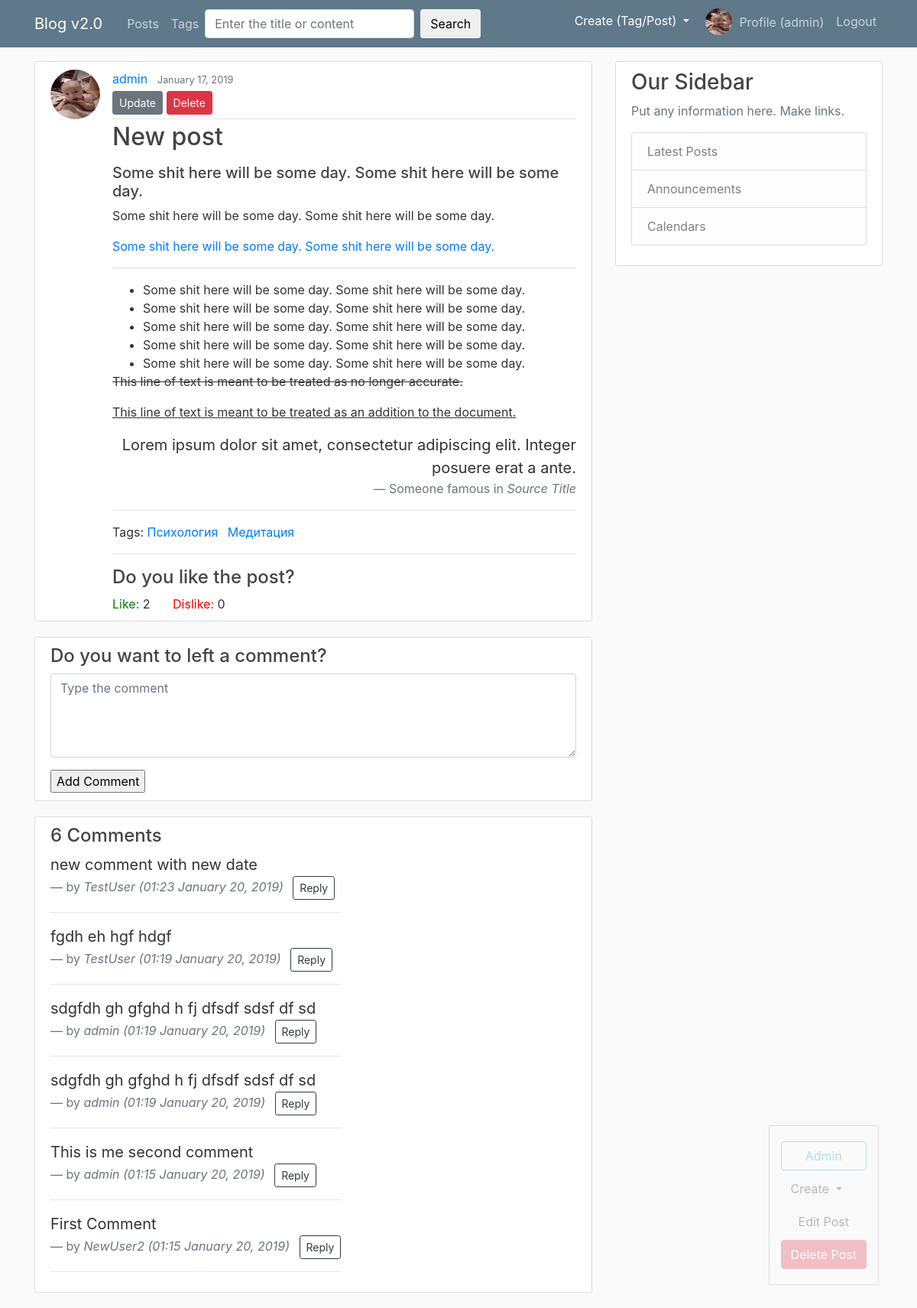
/post/new-post/ (signed in), run on an earlier commit of the app's database.
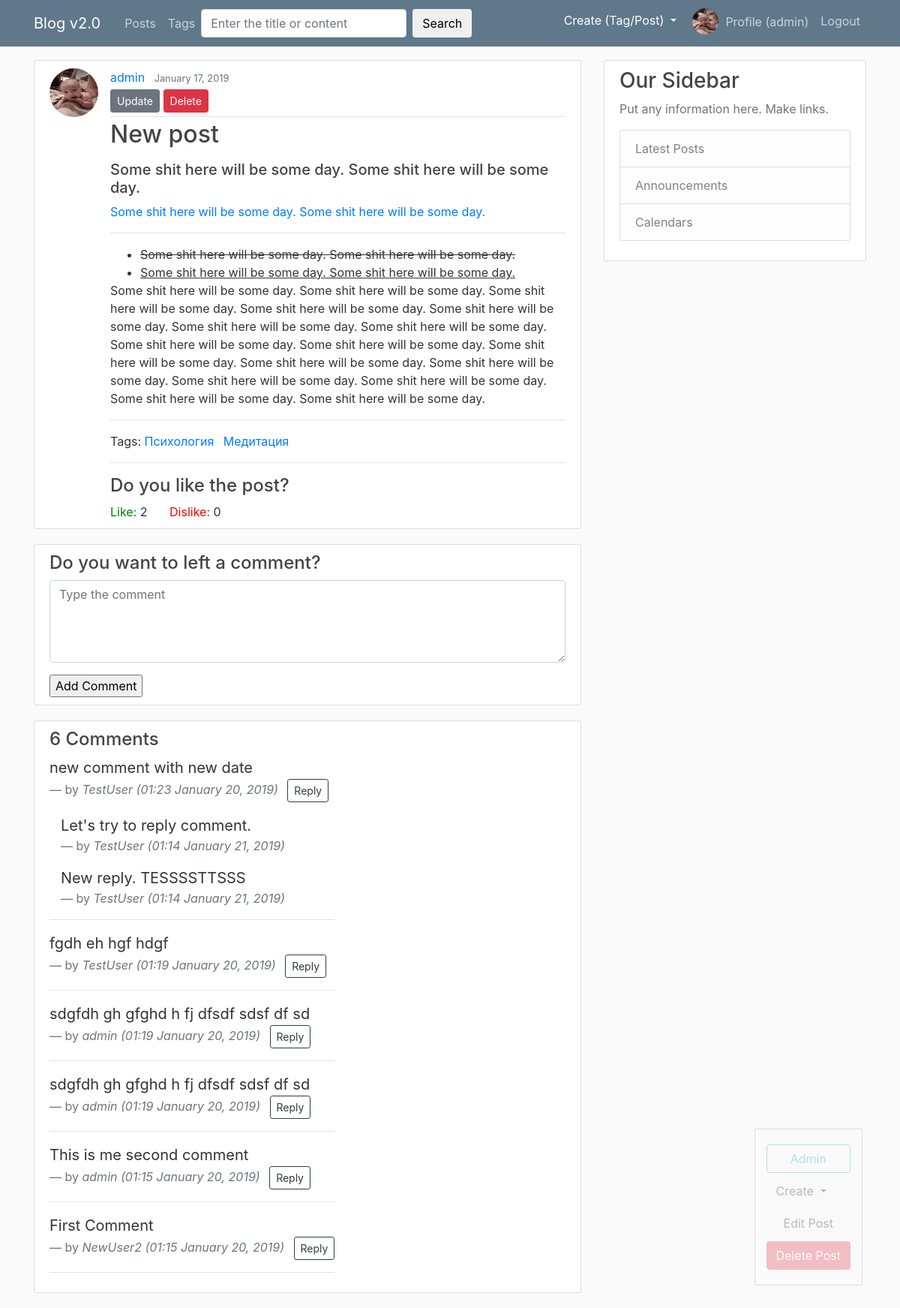
And on a later commit of the database.
### blog/models.py (models this page shows, shortened)
class Post(models.Model):
	title = models.CharField(max_length = 150, unique = True)
	slug = models.SlugField(max_length = 150, unique = True, blank = True)
	content = models.TextField()
	date_posted = models.DateTimeField(default = timezone.now)
	author = models.ForeignKey(User, on_delete = models.CASCADE)
	tags = models.ManyToManyField('Tag', blank = True, related_name = 'posts')
	likes = models.PositiveIntegerField(default = 0)
	dislikes = models.PositiveIntegerField(default = 0)
	user_reaction = models.ManyToManyField(settings.AUTH_USER_MODEL, blank = True, related_name = 'user_reaction')
	class Meta:
		ordering = ('-date_posted',)

class Tag(models.Model):
	title = models.CharField(max_length=50, unique = True)
	slug = models.CharField(max_length=50, unique = True, blank = True)

class Comments(models.Model):
	post = models.ForeignKey(Post, on_delete = models.CASCADE)
	user = models.ForeignKey(User, on_delete = models.CASCADE)
	content = models.TextField(max_length=200)
	timestamp = models.DateTimeField(default = datetime.datetime.now())
	reply = models.ForeignKey('Comments', null = True, related_name = 'replies', on_delete = models.CASCADE)

### users/models.py (models this page shows, shortened)
class Profile(models.Model):
	user = models.OneToOneField(User, on_delete = models.CASCADE)
	image = models.ImageField(default = 'default.jpg', upload_to = save_image_path)

### blog/views.py (the view, shortened to what this page needs)
# urls.py: path('post/<str:slug>/', PostDetailView.as_view(), name = 'post-detail'),
class PostDetailView(FormMixin, DetailView):
	model = Post
	template_name = 'blog/post_detail.html'
	form_class  = CommentForm
	def get_context_data(self, *args, **kwargs):
		context = super(PostDetailView, self).get_context_data(*args, **kwargs)
		context['article'] = self.get_object()
		context['comments'] = Comments.objects.filter(post = self.get_object(), reply = None).order_by('-id')
		context['detail_post'] = True
		context['form'] = self.get_form()
		return context

### blog/forms.py
class CommentForm(forms.ModelForm):
	content = forms.CharField(label = '', widget = forms.Textarea(attrs = {'class':'form-control',
													'rows': 4, 'cols':100, 'placeholder': 'Type the comment'}))
	class Meta:
		model = Comments
		fields = ['content']

### blog/templates/blog/post_detail.html (shortened to what this page needs)
{% extends 'blog/base.html' %}
{% load crispy_forms_tags %}
{% block content %}
	<article class="media content-section">
	  <img src="{{ article.author.profile.image.url }}" class = 'rounded-circle article-img'>
	  <div class="media-body">
	    <div class="article-metadata">
	      <a class="mr-2" href="{% url 'user-posts' article.author.username %}">{{ article.author }}</a>
	      <small class="text-muted">{{ article.date_posted|date:'F d, Y' }}</small>
	      {% if article.author == user %}
	      	<div>
		      	<a href="{% url 'post-update' article.slug %}" class = 'btn btn-secondary btn-sm mt-1 mb-1'>Update</a>
		      	<a href="{% url 'post-delete' article.slug %}" class = 'btn btn-danger btn-sm mt-1 mb-1'>Delete</a>
		     </div>
	      {% endif %}
	    </div>
	    <h2 class="article-title">{{ article.title }}</h2>
	    <p class="article-content">{{ article.content|safe }}</p>
	  <hr>
	  <div>Tags:
	  	  {% for tag in post.tags.all %}
	      <a class="mr-2" href="{% url 'tag-detail' tag.slug %}">{{ tag.title }}</a>
	      {% endfor %}
	  </div>
	  {% block like-dislike %}
	  	<hr>
	  	{% if user.is_authenticated %}
		  	<h4>Do you like the post?</h4>
			<a href="#" id = 'like'><span class = 'glyphicon glyphicon-thumbs-up' style="color:green;">Like: </span></a><span id = 'liked'>{{ article.likes }}</span>
			<a href="#" id = 'dislike' style = 'padding-left: 25px;'><span class = 'glyphicon glyphicon-thumbs-down' style="color:red;">Dislike: </span></a><span id = 'disliked'>{{ article.dislikes }}</span>
		{% else %}
			<h4>Login In, if you Like/Dislike the Post</h4>
		{% endif %}
	  {% endblock %}
	  </div>
	</article>
	{% block comments %}
	<article class="media content-section">
		<div class = 'main-comment-section'>
		<h4>Do you want to left a comment?</h4>
		{% if user.is_active %}
		<div>
			<form action = '' method = 'POST'>
					{{ form|crispy }}
				<input type = 'submit' value = 'Add Comment' id = 'add_comment' data-toggle="modal" data-target=".bs-example-modal-sm">
			</form>
		</div>
		{% else %}
		<p>Must Log In to add comment</p>
		{% endif %}
		</div>
	</article>
	<article class="media content-section">
		<div class = 'main-comment-section'>
			<h4>{{ comments.count }} Comment{{ comments|pluralize }} </h4>
			{% for comment in comments %}
			<blockquote class="blockquote">
  				<p class="mb-0">{{ comment.content }}</p>
  				<footer class="blockquote-footer">by <cite title="Source Title">{{ comment.user.username }} ({{ comment.timestamp|date:'m:H F d, Y' }})</cite>
  					<button type = 'button' name = 'button' class = 'reply-btn btn btn-outline-dark btn-sm ml-2'>Reply</button>
  				</footer>
			</blockquote>
			<div class = 'replied-comments container mt-2'>
				{% for reply in comment.replies.all %}
					<blockquote class="blockquote">
		  				<p class="mb-0">{{ reply.content }}</p>
		  				<footer class="blockquote-footer">by <cite title="Source Title">{{ comment.user.username }} ({{ reply.timestamp|date:'m:H F d, Y' }})</cite></footer>
					</blockquote>
				{% endfor %}
			</div>
			<hr>
			{% endfor %}
		</div>
	</article>
	{% endblock %}
{% endblock %}

What changed in the data, as far as the page shows it:
changed Post "New post": content "…will be some day. This line of text is meant to be treated as no longer accurate. This line of text is meant to be treated as an addition to the document. Lorem ipsum dolor sit amet, consectetur adipiscing elit. Integer posuere erat a ante. Someone famous in Source Title" → "…will be some day. Some shit here will be some day. Some shit here will be some day. Some shit here will be some day. Some shit here will be some day. Some shit here will be some day. Some shit here will be some day. Some shit here will be some day. Some shit here will be some day."
added Comments: content "Let's try to reply comment.", {{ comment.user.username }} "TestUser", timestamp "01:14 January 21, 2019", shown under "new comment with new date"
added Comments: content "New reply. TESSSSTTSSS", {{ comment.user.username }} "TestUser", timestamp "01:14 January 21, 2019", shown under "new comment with new date"
